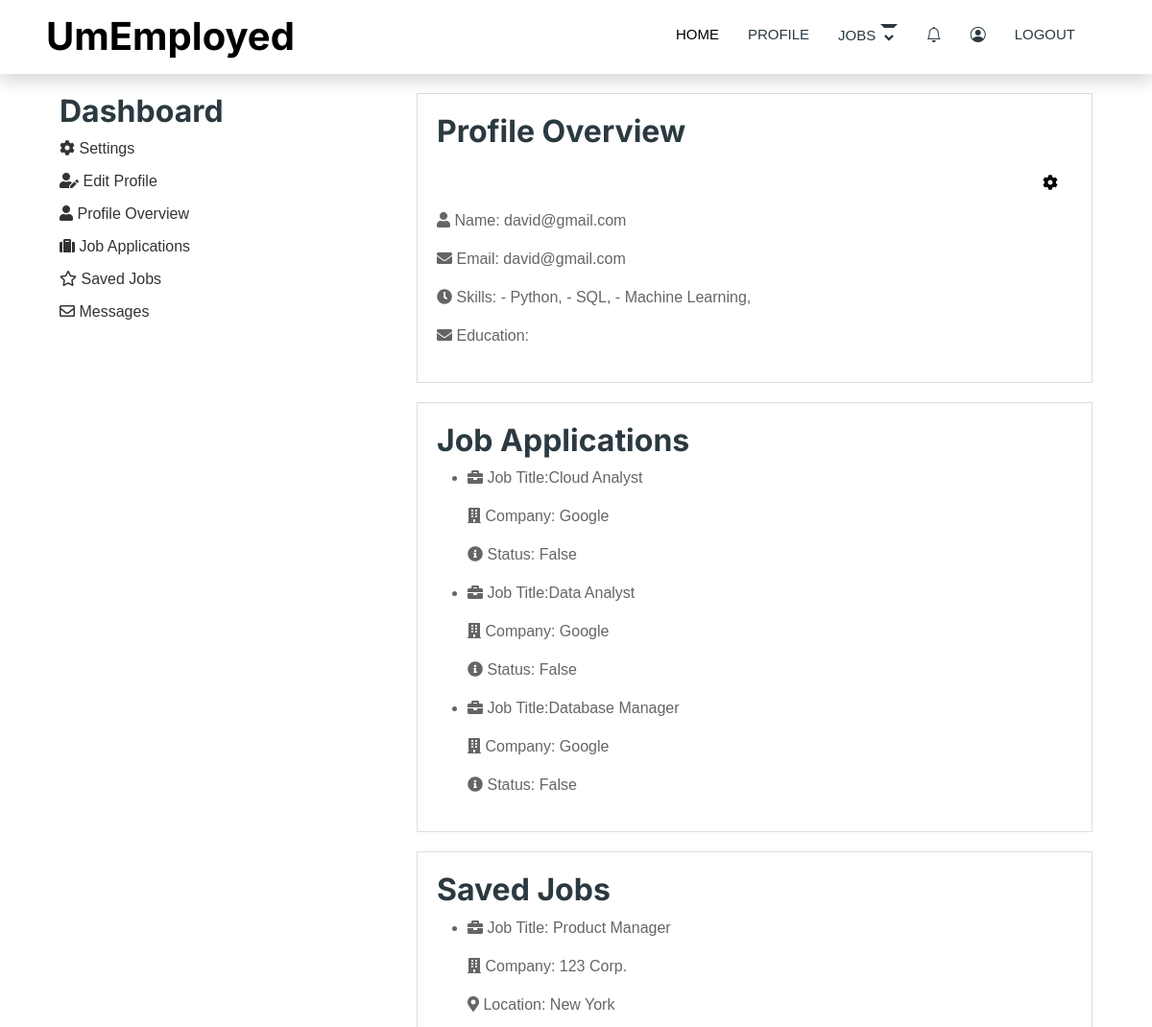
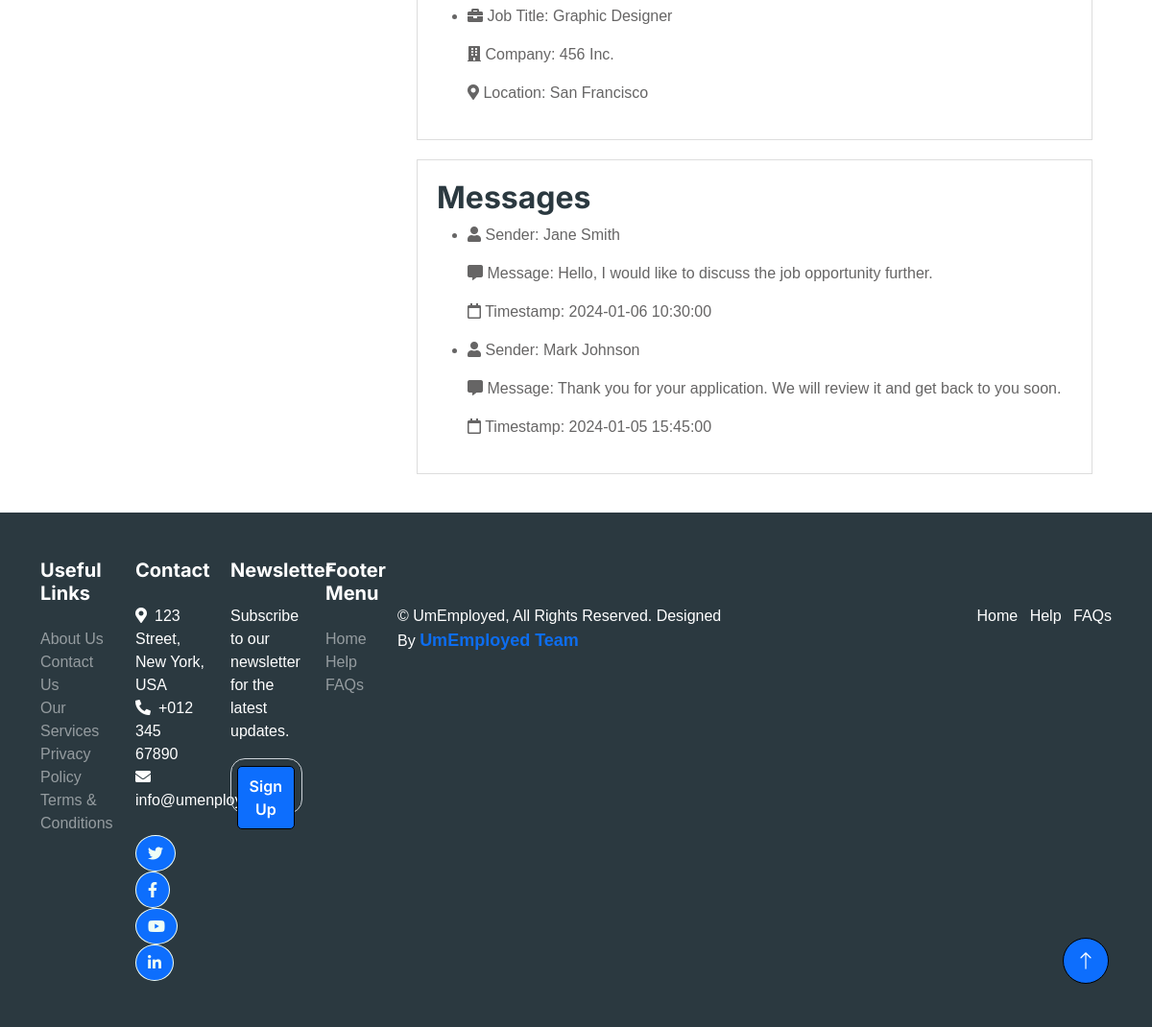
Screenshot of /dashboard/ (signed in) with the database file from the repository (2 pictures, top to bottom).
### users/models.py (models this page shows)
class User(AbstractUser):
    first_name = models.CharField(max_length=50)
    last_name = models.CharField(max_length=50)
    email = models.EmailField(unique = True)
    is_recruiter = models.BooleanField(default=False)
    is_applicant = models.BooleanField(default=True)
    has_resume = models.BooleanField(default=False)
    has_company = models.BooleanField(default=False)

### resume/models.py (models this page shows)
class Skill(models.Model):
    name = models.CharField(max_length=100)
    categories = models.ManyToManyField(SkillCategory)  # Change ForeignKey to ManyToManyField
    def __str__(self):
        return self.name

### job/models.py (models this page shows, shortened)
class Application(models.Model):
    user = models.ForeignKey(User, on_delete=models.CASCADE)
    job = models.ForeignKey(Job, on_delete=models.CASCADE, default=1)
    quiz_score = models.IntegerField(default=0)
    matching_percentage = models.FloatField(default=0.0)
    overall_match_percentage = models.FloatField(default=0.0)  # New field
    has_completed_quiz = models.BooleanField(default=False)  # New field
    round1_completed = models.BooleanField(default=False)
    round2_completed = models.BooleanField(default=False)
    round3_completed = models.BooleanField(default=False)
    round1_score = models.IntegerField(default=0)
    round2_score = models.IntegerField(default=0)
    round3_score = models.IntegerField(default=0)

class Job(models.Model):
    BEGINNER = 'Beginner'
    MID = 'Mid'
    EXPERT = 'Expert'
    LEVEL_CHOICES = [
        (BEGINNER, 'Beginner'),
        (MID, 'Mid'),
        (EXPERT, 'Expert'),
    ]
    user = models.ForeignKey(User, on_delete=models.CASCADE)
    company = models.ForeignKey(Company, on_delete=models.CASCADE)
    title = models.CharField(max_length=100)
    location = models.CharField(max_length=100)
    salary = models.PositiveBigIntegerField(default=35000)
    requirements = models.ManyToManyField(Skill)
    ideal_candidate = models.TextField()
    is_available = models.BooleanField(default=False)
    description = models.TextField(max_length=255, default='We are looking for ...')
    responsibilities = models.TextField(max_length=255, default="You will be in charge of ...")
    benefits = models.TextField(default="...")
    level = models.CharField(max_length=10, choices=LEVEL_CHOICES, default=BEGINNER)
    category = models.ForeignKey(SkillCategory, on_delete=models.CASCADE, default=1)

### company/models.py (models this page shows)
class Company(models.Model):
    user = models.OneToOneField(User, on_delete=models.CASCADE)
    name = models.CharField(max_length=100, null=True, blank=True)
    logo = models.ImageField(upload_to="resume/images", blank=True, default="media/resume/images/PXL_20231104_141008232.MP.jpg")
    est_date = models.PositiveIntegerField(null=True, blank=True)
    city = models.CharField(max_length=50, null=True, blank=True)
    state = models.CharField(max_length=100, null=True, blank=True)
    def __str__(self):
        return self.name or ''

### dashboard/views.py (the view)
# urls.py: path('', views.dashboard,name='dashboard'),
@login_required(login_url='login')
def dashboard(request):
    try:
        data = Resume.objects.get(user=request.user)
        user = request.user
        skills = data.skills.all()
        experience = Experience.objects.filter(user = request.user)
        experiences = Experience.objects.all()  # Add this line to retrieve experiences
        educations = Education.objects.all()  # Add this line to retrieve educations
        applications = Application.objects.filter(user = request.user)
    except Resume.DoesNotExist:
        message = "No resume found"
        return render(request, 'dashboard/dashboard.html', {'message': message})
    context = {
        'data': data,
        'user': user,
        'skills': skills,
        'experience':experience,
        'experiences': experiences,  # Include experiences in the context
        'educations': educations,  # Include educations in the context
        'applications':applications,
    }
    return render(request, 'dashboard/dashboard.html', context)

### templates/dashboard/dashboard.html (shortened to what this page needs)
{% extends 'users/base.html' %}
 {% load static %}
 {% block content %}
 <head>
   <link href="{% static 'css/dashboard.css' %}" rel="stylesheet" />
 </head>
   <div class="container">
     <div class="navigation">
      <h2>Dashboard</h2>
      <a href="{% url 'update-resume' %}"><i class="fas fa-cog"></i> Settings</a>
      <a href="{% url 'update-resume' %}"><i class="fas fa-user-edit"></i> Edit Profile</a>
      <a href="#profile"><i class="fas fa-user"></i> Profile Overview</a>
      <a href="#application"><i class="fas fa-suitcase"></i> Job Applications</a>
      <a href="#saved"><i class="far fa-star"></i> Saved Jobs</a>
      <a href="#messages"><i class="far fa-envelope"></i> Messages</a>
    </div>
    <div class="content">
      <div class="banner" id="profile">
        <h2 >Profile Overview</h2>
        <div class="banner-header">
          <div class="settings-button">
            <a href="{% url 'update-resume' %}"><i class="fas fa-cog"></i></a>
          </div>
        </div>
        <div class="profile-info">
          <p><i class="fas fa-user"></i> Name: {{ user.username }}</p>
          <p><i class="fas fa-envelope"></i> Email: {{ user.email }}</p>
            {% if skills.exists %}
            <p><i class="fas fa-clock"></i> Skills:
            {% for skill in skills.all %}
            {{ skill }},
            {% endfor %}
          {% endif %}
        </p>
        <p><i class="fas fa-envelope"></i> Education:
          <br>
        </p>
      </div>
    </div>
      <div class="banner" id="application">
        <h2>Job Applications</h2>
        {% for application in applications %}
        <ul>
          <li>
            <p><i class="fas fa-briefcase"></i> Job Title:{{ application.job.title }}</p>
            <p><i class="fas fa-building"></i> Company: {{ application.job.company }}</p>
            <p><i class="fas fa-info-circle"></i> Status: {{ application.job.is_available }}</p>
          </li>
        </ul>
        {% endfor %}
      </div>
      <div class="banner" id="saved">
        <h2>Saved Jobs</h2>
        <ul>
          <li>
            <p><i class="fas fa-briefcase"></i> Job Title: Product Manager</p>
            <p><i class="fas fa-building"></i> Company: 123 Corp.</p>
            <p><i class="fas fa-map-marker-alt"></i> Location: New York</p>
          </li>
          <li>
            <p><i class="fas fa-briefcase"></i> Job Title: Graphic Designer</p>
            <p><i class="fas fa-building"></i> Company: 456 Inc.</p>
            <p><i class="fas fa-map-marker-alt"></i> Location: San Francisco</p>
          </li>
        </ul>
      </div>
      <div class="banner" id="messages">
        <h2>Messages</h2>
        <ul>
          <li>
            <p><i class="fas fa-user"></i> Sender: Jane Smith</p>
            <p><i class="fas fa-comment-alt"></i> Message: Hello, I would like to discuss the job opportunity further.</p>
            <p><i class="far fa-calendar"></i> Timestamp: 2024-01-06 10:30:00</p>
          </li>
          <li>
            <p><i class="fas fa-user"></i> Sender: Mark Johnson</p>
            <p><i class="fas fa-comment-alt"></i> Message: Thank you for your application. We will review it and get back to you soon.</p>
            <p><i class="far fa-calendar"></i> Timestamp: 2024-01-05 15:45:00</p>
          </li>
        </ul>
      </div>
    </div>
  </div>
{% endblock content %}

### static/css/style.css (style rules this page uses)
:root { --primary: #000000; --secondary: #000000; --light: #EFFDF5; --dark: #2B3940; }

### static/css/dashboard.css (style rules this page uses)
body { font-family: Arial, sans-serif; font-size: 16px; background-color: #fefefe; }
.container { display: grid; grid-template-columns: 1fr 2fr; }
.navigation { background-color: #fff; padding: 20px; }
.navigation a { display: block; margin-bottom: 10px; color: #333; text-decoration: none; }
.content { padding: 20px; }
.banner { background-color: #fff; border: 1px solid #ddd; padding: 20px; margin-bottom: 20px; }
.banner-header { display: flex; justify-content: flex-end; padding: 10px; }
.settings-button { margin-left: 15px; }
.settings-button a { display: inline-block; padding: 5px; color: #000; }

### rows the page displays
User: username "david@gmail.com", email "david@gmail.com"
Skill: name "- Python"
Skill: name "- SQL"
Skill: name "- Machine Learning"
Application: job "Cloud Analyst", job.company "Google", job.is_available "False"
Application: job "Data Analyst", job.company "Google", job.is_available "False"
Application: job "Database Manager", job.company "Google", job.is_available "False"
